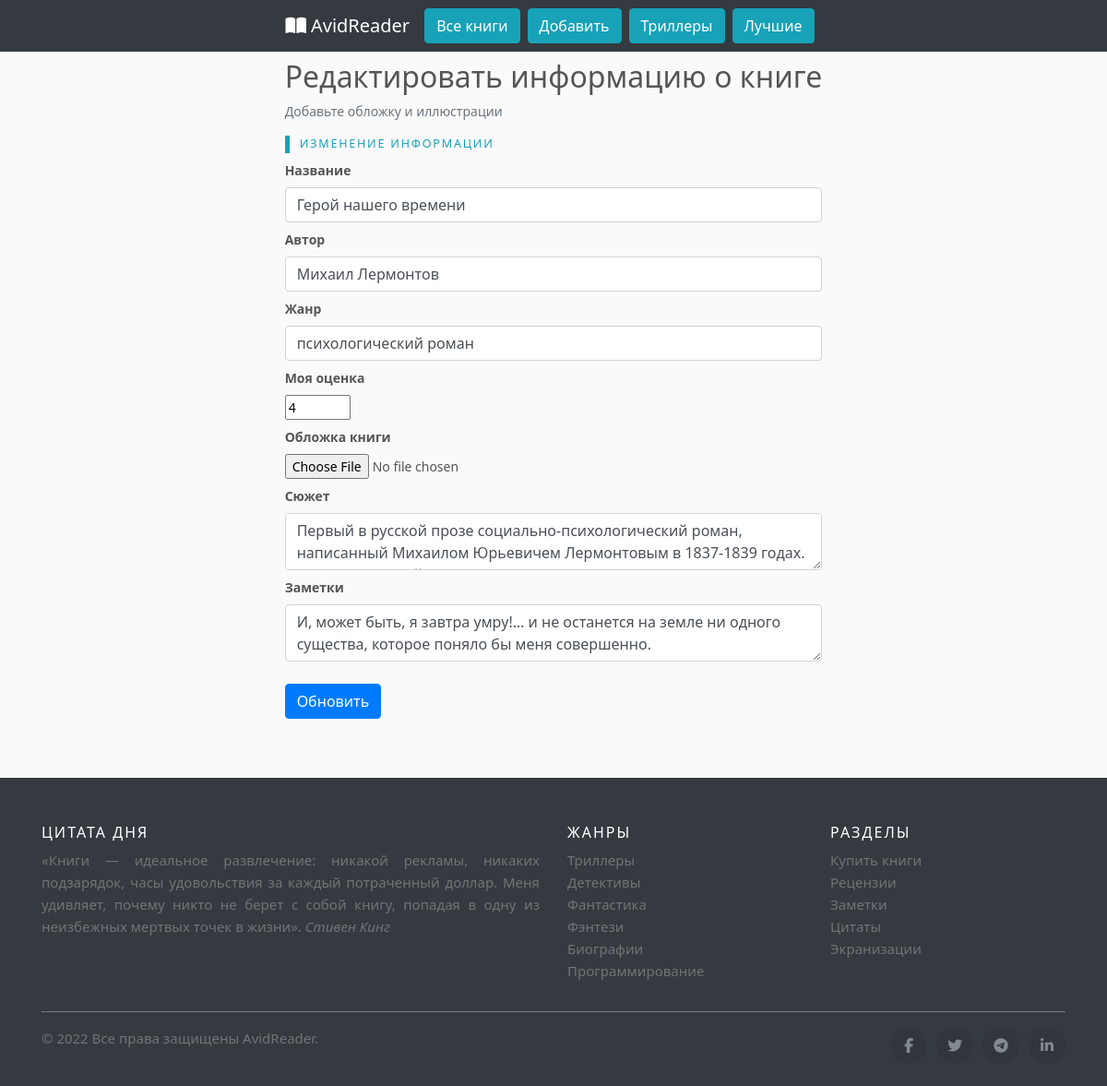
The app's page /5/edit/, older data.
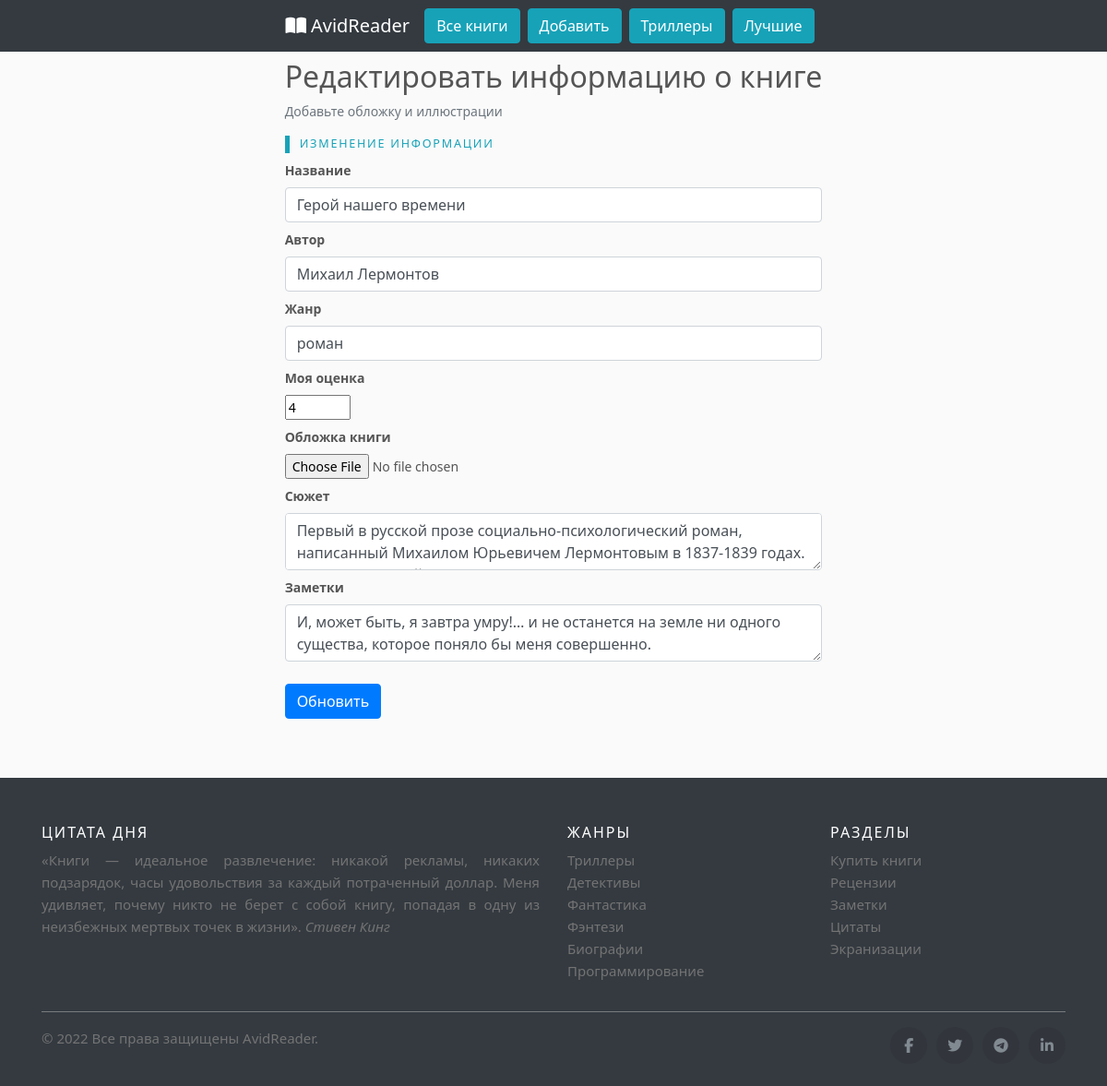
The same page, newer data.
### reader/models.py (models this page shows, shortened)
class Book(db.Model):
    id = db.Column(db.INTEGER, primary_key=True)
    title = db.Column(db.String(100), unique=True, nullable=False)
    author = db.Column(db.String(100), nullable=False)
    ganre = db.Column(db.String(20), nullable=False)
    ratting = db.Column(db.INTEGER)
    cover = db.Column(db.String(50), nullable=False, default='default.jpg')
    description = db.Column(db.TEXT)
    notes = db.Column(db.TEXT)
    createde_at = db.Column(db.DateTime(timezone=True), server_default=func.now())

### reader/routers.py (the view)
@app.route('/<int:book_id>/edit/', methods=('GET', 'POST'))
def edit(book_id):
    book = Book.query.get_or_404(book_id)
    form = UpdateBook()
    if form.validate_on_submit():
        if form.cover.data:
            cover = save_picture(form.cover.data)
        else:
            cover = book.cover
        book.title = form.title.data
        book.author = form.author.data
        book.ganre = form.ganre.data
        book.ratting = int(form.ratting.data)
        book.cover = cover
        book.description = form.description.data
        book.notes = form.notes.data
        try:
            db.session.commit()
            return redirect(url_for('index'))
        except IntegrityError:
            db.session.rollback()
            flash('Произошла ошибка: такая книга уже есть в базе', 'error')
            return render_template('edit.html', form=form)
    elif request.method == 'GET':
        form.title.data = book.title
        form.author.data = book.author
        form.ganre.data = book.ganre
        form.ratting.data = book.ratting
        form.cover.data = book.cover
        form.description.data = book.description
        form.notes.data = book.notes
    return render_template('edit.html', form=form)

### reader/forms.py
class UpdateBook(FlaskForm):
    title = StringField('Название', validators=[DataRequired(),
                                             Length(min=5, max=100)])
    author = StringField('Автор', validators=[DataRequired(),
                                             Length(min=5, max=100)])
    ganre = StringField('Жанр', validators=[DataRequired(),
                                             Length(min=5, max=20)])
    cover = FileField('Обложка книги', validators=[FileAllowed(['jpg', 'png'])])
    ratting = IntegerField('Моя оценка', validators=[DataRequired(), NumberRange(min=1, max=5)])
    description = TextAreaField('Сюжет',
                                validators=[DataRequired(),
                                            Length(max=500)])
    notes = TextAreaField('Заметки',
                                validators=[DataRequired(),
                                            Length(max=500)])
    submit = SubmitField('Обновить')

### reader/templates/edit.html (shortened to what this page needs)
{% extends 'base.html' %}
{% block content %}
{% from "_formhelpers.html" import render_field %}
    <div class="content-section">
      <div class="media">
        <div class="media-body">
          <h2>{% block title %} Редактировать информацию о книге {% endblock %}</h2>
          <p class="text-secondary">Добавьте обложку и иллюстрации</p>
        </div>
      </div>
        <form method="POST" action="" enctype="multipart/form-data">
            <fieldset class="form-group">
                <legend class="heading">Изменение информации</legend>
                {{ render_field(form.title, class_="form-control")}}
                {{ render_field(form.author, class_="form-control")}}
                {{ render_field(form.ganre, class_="form-control")}}
                {{ render_field(form.ratting, class_="form-control-number")}}
                {{ render_field(form.cover, class_="form-control-file")}}
                {{ render_field(form.description, class_="form-control")}}
                {{ render_field(form.notes, class_="form-control")}}
            </fieldset>
            <div class="form-group">
                {{ form.submit(class="btn btn-primary") }}
            </div>
        </form>
    </div>
{% endblock content %}

### reader/templates/_formhelpers.html (shortened to what this page needs)
{% macro render_field(field) %}
  <dt>{{ field.label }}
  <dd>{{ field(**kwargs)|safe }}
  </dd>
{% endmacro %}

Row changes from the older to the newer data that the page shows:
changed Book "Герой нашего времени": ganre "психологический роман" → "роман"
